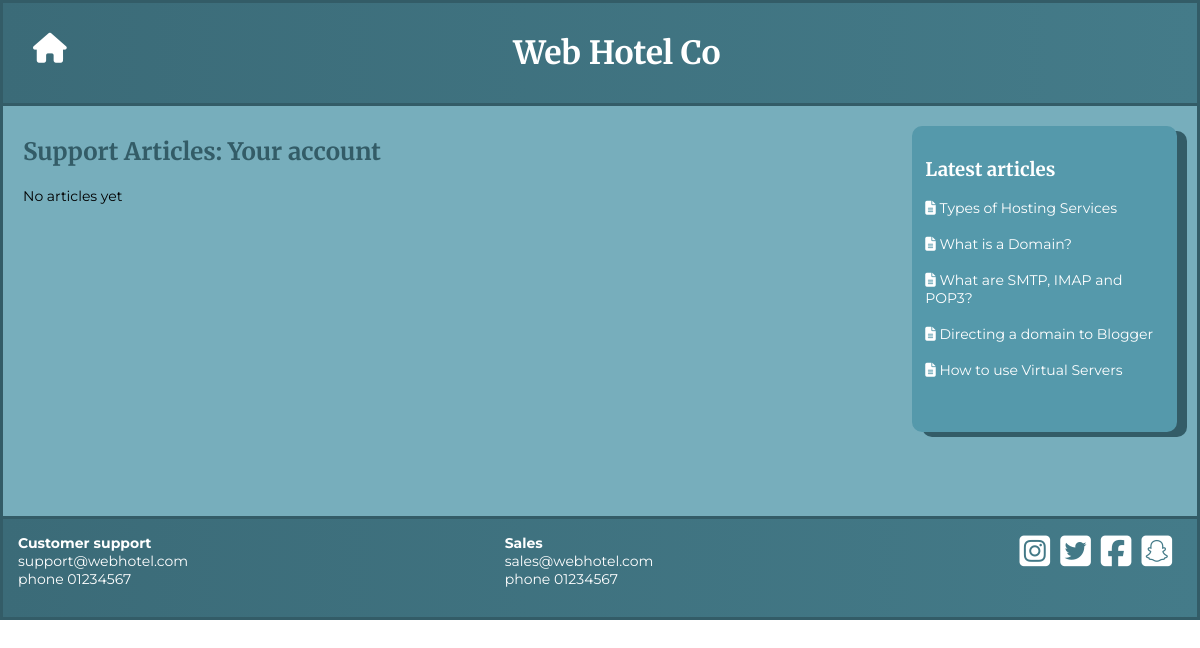
Page /support-articles.php?categoryID=6 on the committed database.
### tables this page shows
CREATE TABLE `categories` (
  `category_id` int(11) NOT NULL,
  `name` varchar(50) NOT NULL,
  `order_number` int(11) NOT NULL
);

CREATE TABLE `articles` (
  `article_id` int(11) NOT NULL,
  `title` varchar(200) NOT NULL,
  `text` text NOT NULL,
  `category_id` int(11) NOT NULL,
  `author` varchar(20) NOT NULL,
  `publish_date` date NOT NULL
);

### latest-articles.php (the view)
<!DOCTYPE html>
<html lang="en" dir="ltr">
  <head>
  </head>
  <body>
    <?php require_once('connection.php') ; ?>
    <div class="right-column">
      <h3>Latest articles</h3>
      <?php
      $sql = "SELECT title, article_id FROM articles ORDER BY publish_date DESC LIMIT 10";
      $result = $conn->query($sql);
      if ($result->num_rows > 0) {
         while($row = $result->fetch_assoc()) {
             echo ' <a href="article.php?articleID='.$row["article_id"].'"><i class="fa-solid fa-file-lines"></i> '.$row["title"].'</a> <br><br>';
         }
      }
       ?>
    </div>
  </body>
</html>

### support-articles.php (shortened to what this page needs)
<!DOCTYPE html>
<html lang="en" dir="ltr">
  <head>
    <link rel="stylesheet" href="css/stylesheet.css">
  <body>
    <div class="container">
      <?php include('header.php'); ?>
      <?php require_once('connection.php') ; ?>
      <div class="support-container">
      <?php
      $categoryID = $_GET["categoryID"];
      $sql ="SELECT  * FROM categories LEFT JOIN articles ON categories.category_id = articles.category_id
       WHERE categories.category_id = $categoryID ORDER BY articles.publish_date DESC";
      $result = $conn->query($sql);
      if ($result->num_rows> 0 ) {
         while($row = $result->fetch_assoc()) {
            if (isset( $_GET["categoryID"])){
                $text = strip_tags($row["text"]);
           if($categoryID == $categoryID ){
                if(!isset($title)){
                    $title = '<h2> Support Articles: '.$row["name"].'</h2>';
                    echo $title;
                }
             $info =('<div class="support-category">
                      <h3>'.$row["title"].'</h3>
                      <p>'.$text.'</p>
                      <a href="article.php?articleID='.$row["article_id"].'">Read more</a>
                      </div>');
              if($row["article_id"] == NULL){
                  echo "<p>
                  No articles yet
                  </p>";
              }else{
                  echo $info;
              }
            }
          }
        }
      } else {
      echo "Empty";
      }
?>
      </div>
      <?php include('latest-articles.php'); ?>
      <?php include('footer.php'); ?>
      </div>
  </body>
</html>

### css/stylesheet.css (style rules this page uses)
body { margin: 0; }
.container { border-style: solid; background-color: #77aebc; border-color: #335c67; }
.support-container { margin: 10px 10px 10px 0; padding: 10px; }
.right-column { float: left; border-style: solid; padding: 10px; margin: 10px; border-color: #5599ab; border-radius: 10px; background-color: #5599ab; }
.right-column h3 { color: white; }
a { text-decoration: none; color: white; }
p, a { font-family: 'Montserrat', sans-serif; font-size: 14px; }
h1, h2, h3 { font-family: 'Merriweather', serif; color: #335c67; }
@media screen and (min-width: 320px) { .support-container { min-height: 150px; } }
@media screen and (min-width: 320px) { .right-column { width: 85%; margin-bottom: 20px; min-height: 200px; box-shadow: 5px 5px #335c67; } }
@media screen and (min-width: 530px) { .support-container { width: 50%; margin-left: 10px; min-height: 360px; float: left; } }
@media screen and (min-width: 530px) { .support-container h2 { margin-top: 0; } }
@media screen and (min-width: 530px) { .right-column { margin-right: 20px; min-height: 280px; width: 30%; float: right; box-shadow: 10px 5px #335c67; } }
@media screen and (min-width: 800px) { .support-container { width: 60%; } }
@media screen and (min-width: 800px) { .right-column { width: 25%; } }
@media screen and (min-width: 1000px) { .support-container { width: 70%; } }
@media screen and (min-width: 1000px) { .right-column { width: 20%; } }

### rows in the picture
categories: name "Your account"
articles: title "Types of Hosting Services"
articles: title "What is a Domain?"
articles: title "What are SMTP, IMAP and POP3?"
articles: title "Directing a domain to Blogger"
articles: title "How to use Virtual Servers"
